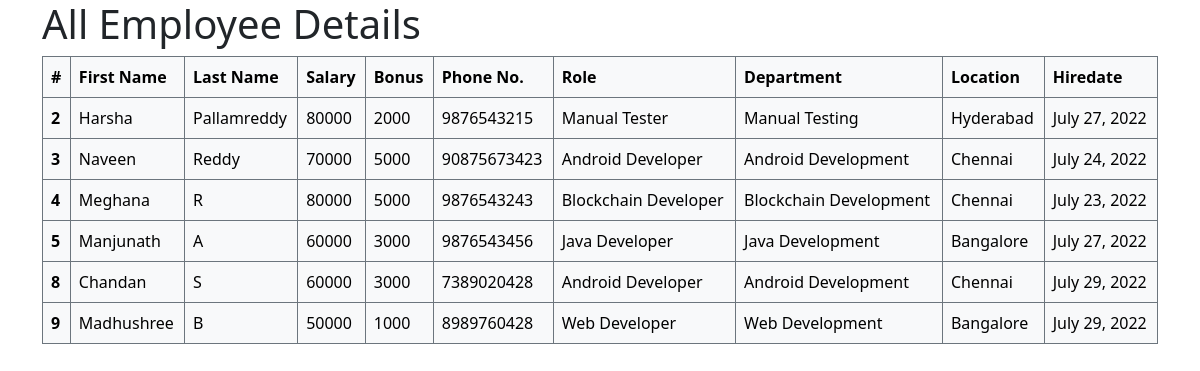
The app's page /all_emp with its own data.
### emp/models.py (models this page shows, shortened)
class Employee(models.Model):
    first_name=models.CharField(max_length=100, null=False)
    last_name=models.CharField(max_length=100)
    dept=models.ForeignKey(Department,on_delete=models.CASCADE)
    salary=models.IntegerField(default=0)
    bonus=models.IntegerField(default=0)
    role=models.ForeignKey(role, on_delete=models.CASCADE)
    phone=models.IntegerField(default=0)
    hire_date=models.DateField()

class role(models.Model):
    name=models.CharField(max_length= 100,null=False)

class Department(models.Model):
    name=models.CharField(max_length=100,null=False)
    location=models.CharField(max_length=100)

### emp/views.py (the view)
# urls.py: path('all_emp',views.all_emp,name='all_emp'),
def all_emp(request):
    emps=Employee.objects.all()
    context={
        'emps' : emps
    }
    return render(request, 'all_emp.html',context)

### emp/templates/all_emp.html (shortened to what this page needs)
<!DOCTYPE html>
<html lang="en">
<head>
    <link href="https://cdn.jsdelivr.net/npm/bootstrap@5.2.0/dist/css/bootstrap.min.css" rel="stylesheet">
</head>
<body>
  <div class="container">
      <h1>All Employee Details</h1>
      <table class="table table-light table-bordered table-hover border-secondary">
        <thead>
          <tr>
            <th scope="col">#</th>
            <th scope="col">First Name</th>
            <th scope="col">Last Name</th>
            <th scope="col">Salary</th>
            <th scope="col">Bonus</th>
            <th scope="col">Phone No.</th>
            <th scope="col">Role</th>
            <th scope="col">Department</th>
            <th scope="col">Location</th>
            <th scope="col">Hiredate</th>
          </tr>
        </thead>
            {% for emp in emps %}
        <tbody>
            <tr>
                <th scope="row">{{emp.id}}</th>
                <td>{{emp.first_name}}</td>
                <td>{{emp.last_name}}</td>
                <td>{{emp.salary}}</td>
                <td>{{emp.bonus}}</td>
                <td>{{emp.phone}}</td>
                <td>{{emp.role.name}}</td>
                <td>{{emp.dept.name}}</td>
                <td>{{emp.dept.location}}</td>
                <td>{{emp.hire_date}}</td>
            </tr>
        </tbody>
            {% endfor %}
      </table>
  </div>
</body>
</html>

### records on screen
Employee: id "2", first_name "Harsha", last_name "Pallamreddy", salary "80000", bonus "2000", phone "9876543215", role.name "Manual Tester", dept.name "Manual Testing", dept.location "Hyderabad", hire_date "July 27, 2022"
Employee: id "3", first_name "Naveen", last_name "Reddy", salary "70000", bonus "5000", phone "90875673423", role.name "Android Developer", dept.name "Android Development", dept.location "Chennai", hire_date "July 24, 2022"
Employee: id "4", first_name "Meghana", last_name "R", salary "80000", bonus "5000", phone "9876543243", role.name "Blockchain Developer", dept.name "Blockchain Development", dept.location "Chennai", hire_date "July 23, 2022"
Employee: id "5", first_name "Manjunath", last_name "A", salary "60000", bonus "3000", phone "9876543456", role.name "Java Developer", dept.name "Java Development", dept.location "Bangalore", hire_date "July 27, 2022"
Employee: id "8", first_name "Chandan", last_name "S", salary "60000", bonus "3000", phone "7389020428", role.name "Android Developer", dept.name "Android Development", dept.location "Chennai", hire_date "July 29, 2022"
Employee: id "9", first_name "Madhushree", last_name "B", salary "50000", bonus "1000", phone "8989760428", role.name "Web Developer", dept.name "Web Development", dept.location "Bangalore", hire_date "July 29, 2022"
